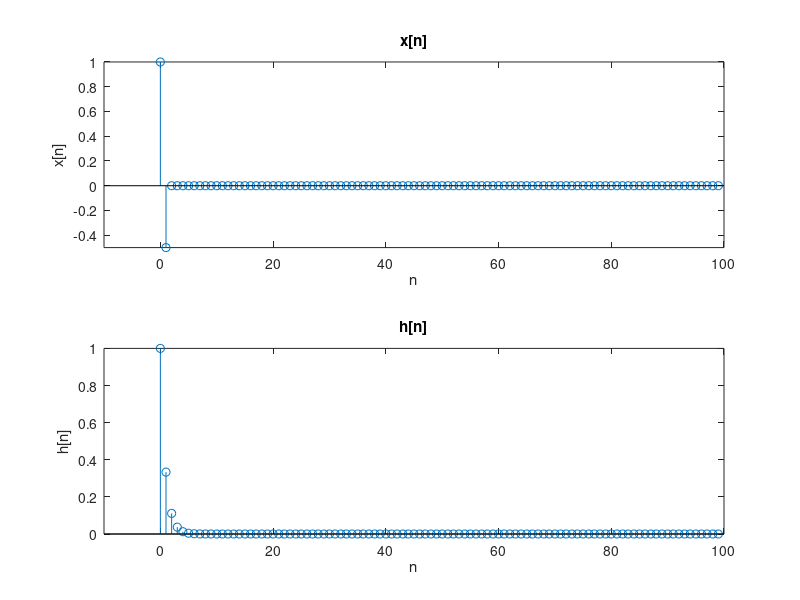
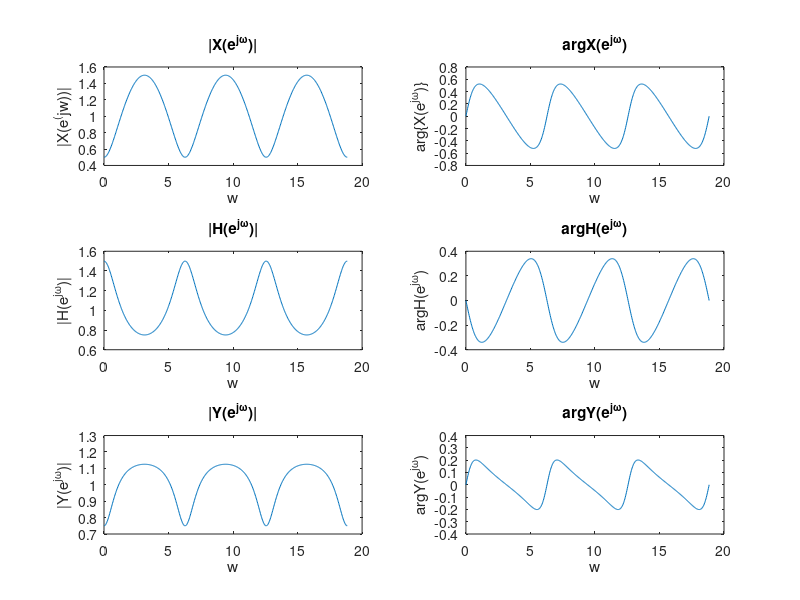
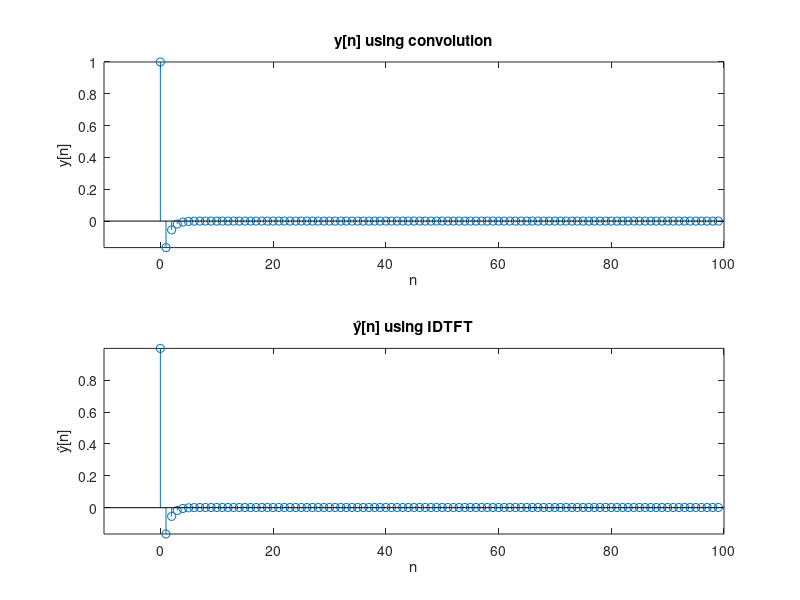

These figures' MATLAB source, in order:
%% (a) plot x[n] and h[n]
n = 0 : 99;
h = (1/3).^n.*(n >= 0);
x = (n == 0) - 0.5.*(n == 1);

figure(1);

subplot(2, 1, 1);
stem(n, x);
axis([-10,100,-inf,inf]);
xlabel('n');
ylabel('x[n]');
title('x[n]');

subplot(2, 1, 2);
stem(n, h);
axis([-10,100,-inf,inf]);
xlabel('n');
ylabel('h[n]');
title('h[n]');
%% (b) DTFT of x[n] and h[n]
w = 0 : (pi/100) : 6*pi;
X_jw = 1 - 0.5*exp(-1j*w);
H_jw = 1 ./ (1 - (1/3)*exp(-1j*w));
%% (c) Calculate y[n] = x[n] * h[n] in frequency domain
Y_jw = X_jw .* H_jw;

figure(2);

% |X(jw)|
subplot(3, 2, 1);
plot(w, abs(X_jw));
title('|X(e^{j\omega})|')
xlabel('w');
ylabel('|X(e^(jw))|');

% arg{X(jw)}
subplot(3, 2, 2);
plot(w, angle(X_jw));
title('arg{X(e^{j\omega})}');
xlabel('w');
ylabel('arg\{X(e^{j\omega})\}');

% |H(jw)|
subplot(3, 2, 3);
plot(w, abs(H_jw));
title('|H(e^{j\omega})|')
xlabel('w');
ylabel('|H(e^{j\omega})|');

% arg{H(jw)}
subplot(3, 2, 4);
plot(w, angle(H_jw));
title('arg{H(e^{j\omega})}');
xlabel('w');
ylabel('arg{H(e^{j\omega})}');

% |Y(jw)|
subplot(3, 2, 5);
plot(w, abs(Y_jw));
title('|Y(e^{j\omega})|')
xlabel('w');
ylabel('|Y(e^{j\omega})|');

% arg{Y(jw)}
subplot(3, 2, 6);
plot(w, angle(Y_jw));
title('arg{Y(e^{j\omega})}');
xlabel('w');
ylabel('arg{Y(e^{j\omega})}');
%% (d) Calculate convolution and IDTFT
y = conv(x, h);
y = y(1:100);

dw = 2*pi/length(w);
y_hat = real(Y_jw * exp(j*w'*n) * dw / (2*pi)); 

figure(3);

subplot(2, 1, 1);
stem(n, y);
axis([-10,100,-inf,inf]);
title('y[n] using convolution');
xlabel('n');
ylabel('y[n]');

subplot(2, 1, 2);
stem(n, real(y_hat));
axis([-10,100,-inf,inf]);
title('ŷ[n] using IDTFT');
xlabel('n');
ylabel('ŷ[n]');


